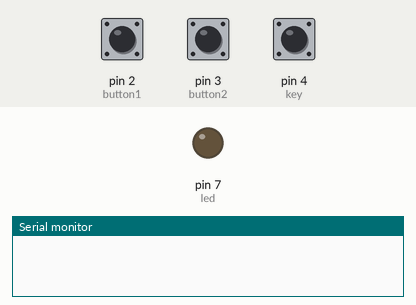
A sketch run on a simulated Arduino Uno, built with avr-gcc and run on an emulated ATmega328P. Parts: output pins drawn as LEDs (lit = HIGH), the last lines printed to the serial monitor. The inputs (shaded band) are chosen by the test bench; at power-on: pin 2 (button1) LOW, pin 4 (key) LOW, pin 3 (button2) LOW.

Above: at 1.2 s.
1.3 s: pin 2 (button1) pulled HIGH for 0.15 s
2.9 s: pin 4 (key) pulled HIGH for 0.15 s
At 3.3 s:
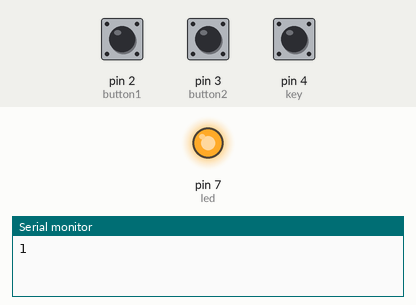
Timing chart, 0 to 5.9 s (numbered marks = the images above; inputs shaded):
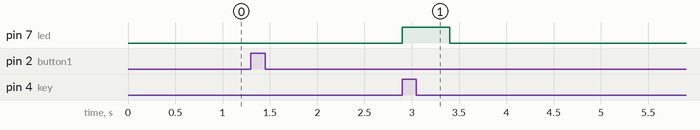

The sketch:

switch_led_button.ino
```cpp
const int button1 = 2;
const int button2 = 3;
const int key = 4;
const int led = 7;

int button1_up = 0;
int button2_down = 0;
int key_state = 0;
int count = 0;
int tour_number = 0;

int tour( );

void setup(){

    Serial.begin( 9600 );
    pinMode( button1, INPUT );
    pinMode( button1, INPUT );
    pinMode( key, INPUT );
    pinMode( led, OUTPUT );

}

void loop(){

    tour_number = tour();

    key_state = digitalRead(key);
    if( key_state == HIGH ){

        for( int i=0; i<tour_number; i++ ){
            digitalWrite( led, HIGH );
            delay( 500 );
            digitalWrite( led, LOW );
            delay( 500 );

            key_state = digitalRead(key);
            if( key_state ==  LOW )
                break;
        }

        while( 1 ){
            key_state = digitalRead(key);
            if( key_state == LOW )
                break;
        }

    }

}

int tour( ){

    button1_up = digitalRead( button1 );
    button2_down = digitalRead( button2 );

    if( button1_up == HIGH ){
        count++;
        delay( 10 );
        Serial.println( count );

        while( button1_up == HIGH )
             button1_up = digitalRead( button1 );

        delay( 10 );
    }

    if( button2_down == HIGH ){
        count--;
        delay( 10 );
        Serial.println( count );

        while( button2_down == HIGH )
             button2_down = digitalRead( button2 );

        delay( 10 );
    }

    return count;
}
```

Measured:
- after the input at 2.9 s, pin 7 (led): LOW → HIGH at once, → LOW 0.50 s later
